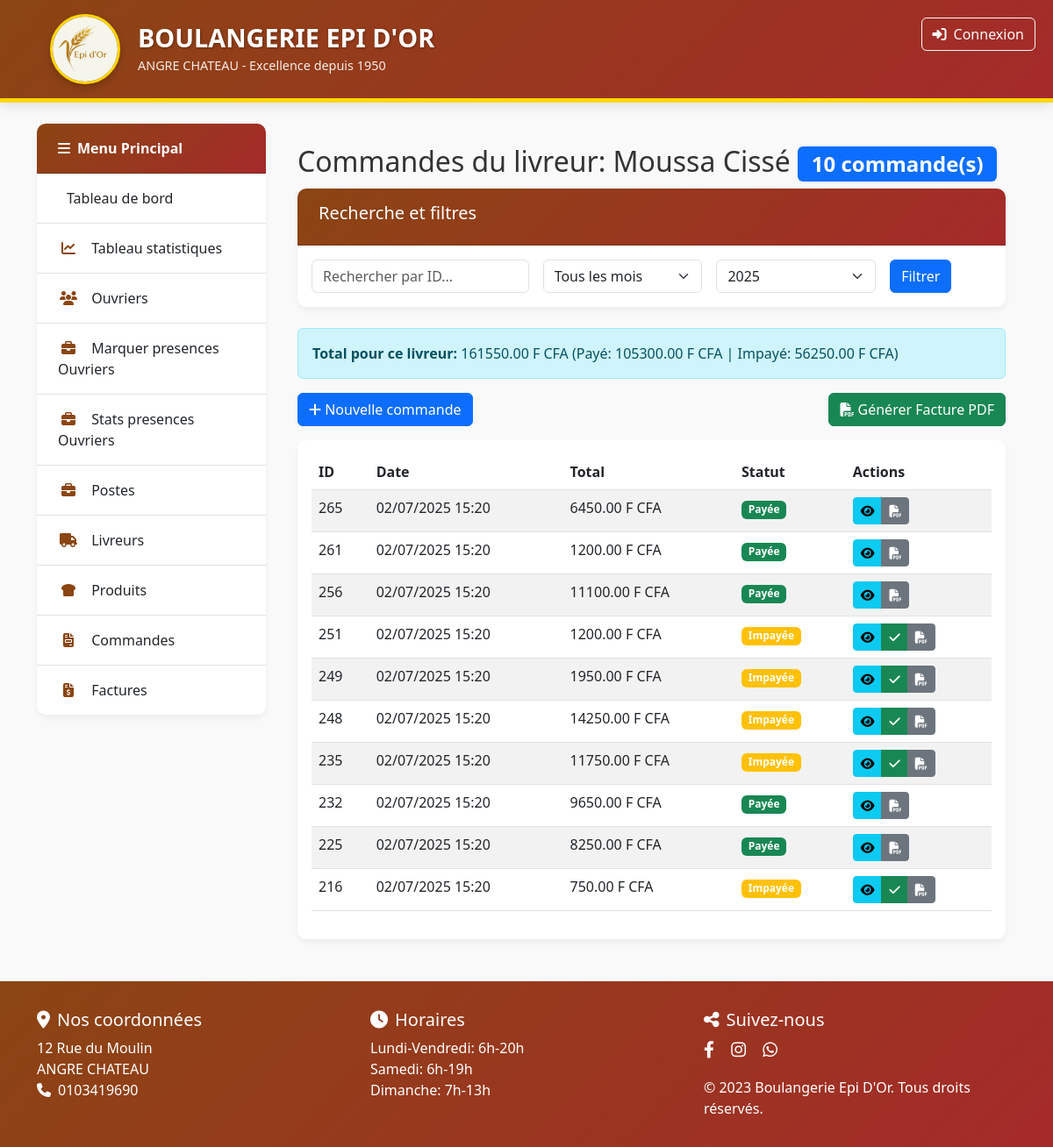
The app's page /commandes/livreur/60/ with its own data.
### gestion/models.py (models this page shows, shortened)
class Livreur(models.Model):
    nom = models.CharField(max_length=100, unique=True)  # Ajout de unique=True
    telephone = models.CharField(max_length=20, blank=True, null=True, unique=True)  # Ajout de unique=True
    actif = models.BooleanField(default=False)
    class Meta:
        verbose_name = "Livreur"
        verbose_name_plural = "Livreurs"
        constraints = [
            models.UniqueConstraint(fields=['nom', 'telephone'], name='unique_livreur')
        ]
    class Meta:
        verbose_name = "Livreur"
        verbose_name_plural = "Livreurs"

class CommandeLivreur(models.Model):
    livreur = models.ForeignKey(Livreur, on_delete=models.CASCADE)
    date = models.DateTimeField(auto_now_add=True)
    total = models.DecimalField(max_digits=8, decimal_places=2, default=0)
    payee = models.BooleanField(default=False)
    date_paiement = models.DateTimeField(null=True, blank=True)
    mode_paiement = models.CharField(
        max_length=10,
        choices=[('espece', 'Espèces'), ('mobile', 'Mobile Money'), ('virement', 'Virement')],
        null=True, blank=True
    )

### gestion/viewscommandes.py (the view)
class CommandeListView(ListView):
    model = CommandeLivreur
    template_name = 'gestion/commandes/liste.html'
    context_object_name = 'commandes'
    paginate_by = 10
    def get_queryset(self):
        livreur_id = self.kwargs.get('livreur_id')
        month = self.request.GET.get('month')
        year = self.request.GET.get('year', datetime.now().year)
        queryset = super().get_queryset()
        if livreur_id:
            self.template_name = 'gestion/commandes/detail.html'
            queryset = queryset.filter(livreur_id=livreur_id)
            if month:
                queryset = queryset.filter(date__month=month, date__year=year)
        return queryset.order_by('-date')
    def get_context_data(self, **kwargs):
        context = super().get_context_data(**kwargs)
        livreur_id = self.kwargs.get('livreur_id')
        month = self.request.GET.get('month')
        year = self.request.GET.get('year', datetime.now().year)
        months = [{'value': str(i), 'name': month_name[i]} for i in range(1, 13)]
        years = range(datetime.now().year - 5, datetime.now().year + 1)
        if livreur_id:
            livreur = get_object_or_404(Livreur, pk=livreur_id)
            commandes = self.get_queryset()
            total_commandes_livreur = commandes.aggregate(total=Sum('total'))['total'] or 0
            total_paye = commandes.filter(payee=True).aggregate(total=Sum('total'))['total'] or 0
            total_impaye = total_commandes_livreur - total_paye
            context.update({
                'livreur': livreur,
                'total_commandes_livreur': total_commandes_livreur,
                'total_paye': total_paye,
                'total_impaye': total_impaye,
                'selected_month': month,
                'selected_month_name': month_name[int(month)] if month else None,
                'selected_year': year,
                'months': months,
                'years': reversed(years),
            })
        if not livreur_id:
            livreurs_stats = Livreur.objects.annotate(
                nb_commandes=Count('commandelivreur'),
                total_commandes=Sum('commandelivreur__total')
            ).order_by('-nb_commandes')
            context['livreurs_stats'] = livreurs_stats
        return context

### gestion/templates/gestion/commandes/detail.html (shortened to what this page needs)
{% extends 'gestion/base2.html' %}
{% load humanize %}
{% block content %}
    {% if messages %}
        {% for message in messages %}
            </div>{% load static %}
        {% endfor %}
    {% endif %}
<div class="container mt-4">
    <h2>
        Commandes du livreur: {{ livreur.nom }} {{ livreur.prenom }}
        <span class="badge bg-primary">{{ commandes.count }} commande(s)</span>
    </h2>
    <div class="card mb-4">
        <div class="card-header">
            <h5>Recherche et filtres</h5>
        </div>
        <div class="card-body">
            <form method="get" action="." class="row g-3">
                <div class="col-md-4">
                    <input type="text" name="search" class="form-control" placeholder="Rechercher par ID..."
                           value="{{ request.GET.search }}">
                </div>
                <div class="col-md-3">
                    <select name="month" class="form-select">
                        <option value="">Tous les mois</option>
                    </select>
                </div>
                <div class="col-md-3">
                    <select name="year" class="form-select">
                        {% for year in years %}
                        <option value="{{ year }}" {% if year == selected_year %}selected{% endif %}>
                            {{ year }}
                        </option>
                        {% endfor %}
                    </select>
                </div>
                <div class="col-md-2">
                    <button type="submit" class="btn btn-primary">Filtrer</button>
                </div>
            </form>
        </div>
    </div>
    <div class="alert alert-info">
        <strong>Total pour ce livreur:</strong>
        {{ total_commandes_livreur|floatformat:2 }} F CFA
        (Payé: {{ total_paye|floatformat:2 }} F CFA |
        Impayé: {{ total_impaye|floatformat:2 }} F CFA)
    </div>
    <div class="mb-3 d-flex justify-content-between">
        <div>
            {% if livreur and livreur.id %}
                <a href="{% url 'commande_creer_pour_livreur' livreur.id %}" class="btn btn-primary">
                    <i class="fas fa-plus"></i> Nouvelle commande
                </a>
            {% else %}
                <a href="{% url 'commande_creer' %}" class="btn btn-primary">
                    <i class="fas fa-plus"></i> Nouvelle commande
                </a>
            {% endif %}
        </div>
        <div>
            {% if commandes %}
            <a href="{% url 'generer_facture_livreur' livreur.id %}?month={{ selected_month }}&year={{ selected_year }}"
               class="btn btn-success">
                <i class="fas fa-file-pdf"></i> Générer Facture PDF
            </a>
            {% endif %}
        </div>
    </div>
    <div class="card">
        <div class="card-body">
            <div class="table-responsive">
                <table class="table table-striped">
                    <thead>
                        <tr>
                            <th>ID</th>
                            <th>Date</th>
                            <th>Total</th>
                            <th>Statut</th>
                            <th>Actions</th>
                        </tr>
                    </thead>
                    <tbody>
                        {% for commande in commandes %}
                        <tr>
                            <td>{{ commande.id }}</td>
                            <td>{{ commande.date|date:"d/m/Y H:i" }}</td>
                            <td>{{ commande.total|floatformat:2 }} F CFA</td>
                            <td>
                                {% if commande.payee %}
                                    <span class="badge bg-success">Payée</span>
                                {% else %}
                                    <span class="badge bg-warning">Impayée</span>
                                {% endif %}
                            </td>
                            <td>
                                <div class="btn-group" role="group">
                                    <a href="{% url 'commande_marquer_payee' commande.pk %}" class="btn btn-sm btn-info">
                                        <i class="fas fa-eye"></i>
                                    </a>
                                    {% if not commande.payee %}
                                    <a href="{% url 'commande_marquer_payee' commande.pk %}" class="btn btn-sm btn-success">
                                        <i class="fas fa-check"></i>
                                    </a>
                                    {% endif %}
                                    <a href="{% url 'commande_pdf' commande.pk %}" class="btn btn-sm btn-secondary">
                                        <i class="fas fa-file-pdf"></i>
                                    </a>
                                </div>
                            </td>
                        </tr>
                        {% empty %}
                        <tr>
                            <td colspan="6" class="text-center">Aucune commande trouvée</td>
                        </tr>
                        {% endfor %}
                    </tbody>
                </table>
            </div>
        </div>
    </div>
</div>
{% endblock %}

### gestion/templates/gestion/base2.html (style rules this page uses)
:root { --primary-color: #8B4513; --secondary-color: #FFD700; --accent-color: #A52A2A; --light-bg: #FFF8E1; }
body { background-color: #f9f9f9; font-family: 'Montserrat', 'Segoe UI', Tahoma, Geneva, Verdana, sans-serif; color: #333; min-height: 100vh; display: flex; flex-direction: column; }
.card { border: none; border-radius: 10px; box-shadow: 0 4px 6px rgba(0, 0, 0, 0.05); transition: all 0.3s ease; margin-bottom: 1.5rem; }
.card-header { background: linear-gradient(135deg, var(--primary-color), var(--accent-color)); color: white; border-radius: 10px 10px 0 0 !important; padding: 1rem 1.5rem; font-weight: 600; }

### records on screen
Livreur: nom "Moussa Cissé"
CommandeLivreur: id "265", date "02/07/2025 15:20", total "6450.00", payee "Payée"
CommandeLivreur: id "261", date "02/07/2025 15:20", total "1200.00", payee "Payée"
CommandeLivreur: id "256", date "02/07/2025 15:20", total "11100.00", payee "Payée"
CommandeLivreur: id "251", date "02/07/2025 15:20", total "1200.00", payee "Impayée"
CommandeLivreur: id "249", date "02/07/2025 15:20", total "1950.00", payee "Impayée"
CommandeLivreur: id "248", date "02/07/2025 15:20", total "14250.00", payee "Impayée"
CommandeLivreur: id "235", date "02/07/2025 15:20", total "11750.00", payee "Impayée"
CommandeLivreur: id "232", date "02/07/2025 15:20", total "9650.00", payee "Payée"
CommandeLivreur: id "225", date "02/07/2025 15:20", total "8250.00", payee "Payée"
CommandeLivreur: id "216", date "02/07/2025 15:20", total "750.00", payee "Impayée"

### other values on screen
{{ commandes.count }} "10"
{{ total_commandes_livreur|floatformat:2 }} "161550.00"
{{ total_paye|floatformat:2 }} "105300.00"
{{ total_impaye|floatformat:2 }} "56250.00"
form field year "2025"
